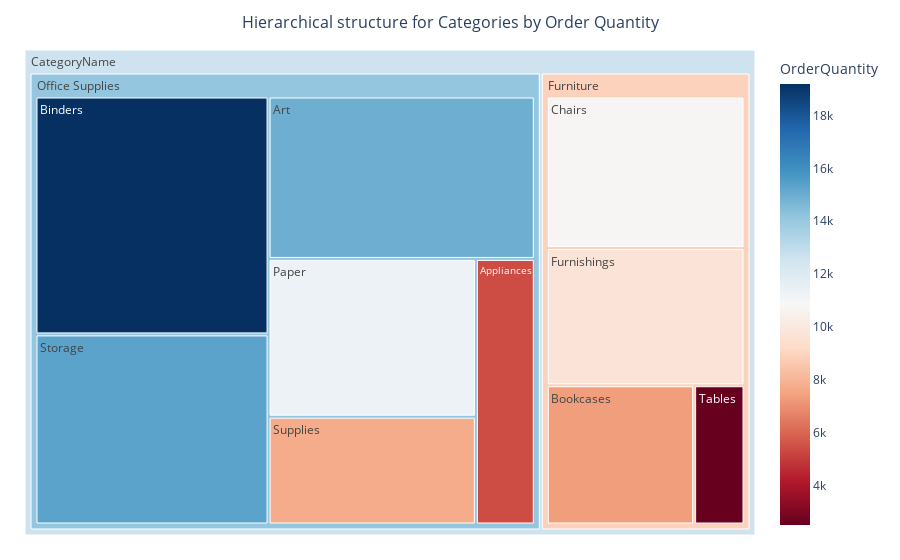
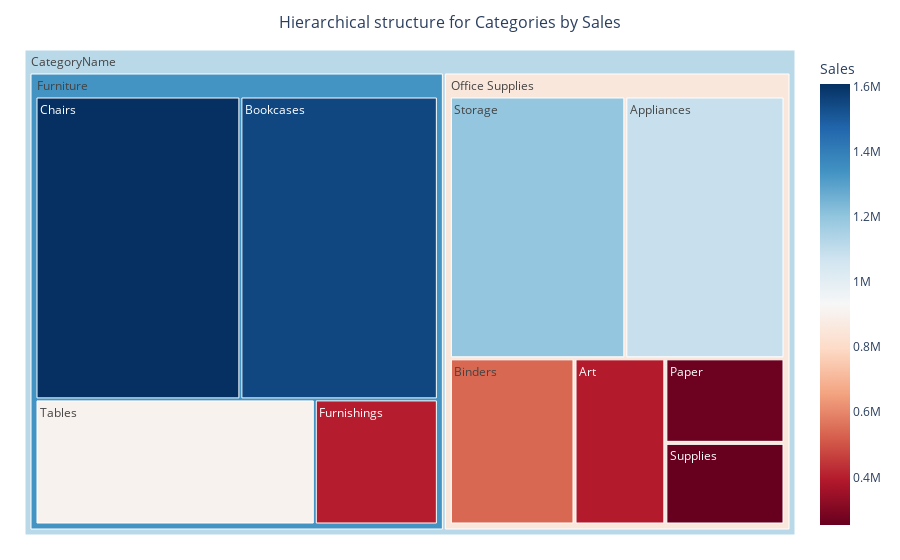

Notebook cell for these charts, in order:
### Markdown cell above
### <span style="color: green">Hierarchical structure for Categories by Order Quantity and Sales</span>

#### *<span style="color: green">Cấu trúc phân cấp cho từng ngành hàng theo số lượng đặt hàng và doanh số bán hàng</span>*

### Code cell
#create DataFrame between OrderQuantity and Sales by Category
df = data_mix.groupby(['CategoryName','SubcategoryName']).agg({'OrderQuantity': sum, 'Sales': sum})[['OrderQuantity','Sales']].reset_index()

#create treemap for Category by Order Quantity
import plotly.express as px
import numpy as np
fig = px.treemap(df, path=[px.Constant('CategoryName'),'CategoryName','SubcategoryName'], values='OrderQuantity',  
                 color="OrderQuantity", hover_data=['SubcategoryName'],color_continuous_scale='RdBu')
fig.update_layout(margin = dict(t=50, l=25, r=25, b=25),title_font_size=16,
    title={'text': "Hierarchical structure for Categories by Order Quantity",'x':0.5,'y':0.97,'xanchor': 'center','yanchor': 'top'})
fig.show()


#create treemap for Category by Sales
import plotly.express as px
import numpy as np
fig = px.treemap(df, path=[px.Constant('CategoryName'),'CategoryName','SubcategoryName'], values='Sales',  
                 color="Sales", hover_data=['SubcategoryName'],color_continuous_scale='RdBu')
fig.update_layout(margin = dict(t=50, l=25, r=25, b=25),title_font_size=16,
    title={'text': "Hierarchical structure for Categories by Sales",'x':0.5,'y':0.97,'xanchor': 'center','yanchor': 'top'})
fig.show()

### Figure 1 — Plotly figure (JSON) as saved in the notebook; plotly's stock layout.template omitted (floating-point values rounded to 4 significant figures)
{"data": [{"branchvalues": "total", "customdata": [["Appliances", 5417], ["Art", 14967], ["Binders", 19191], ["Bookcases", 7356], ["Chairs", 10739], ["Furnishings", 9727], ["Paper", 11322], ["Storage", 15336], ["Supplies", 7734], ["Tables", 2515], ["(?)", 8912.0], ["(?)", 14130.0], ["(?)", 12610.0]], "domain": {"x": [0, 1], "y": [0, 1]}, "hovertemplate": "labels=%{label}<br>OrderQuantity_sum=%{value}<br>parent=%{parent}<br>id=%{id}<br>SubcategoryName=%{customdata[0]}<br>OrderQuantity=%{color}<extra></extra>", "ids": ["CategoryName/Office Supplies/Appliances", "CategoryName/Office Supplies/Art", "CategoryName/Office Supplies/Binders", "CategoryName/Furniture/Bookcases", "CategoryName/Furniture/Chairs", "CategoryName/Furniture/Furnishings", "CategoryName/Office Supplies/Paper", "CategoryName/Office Supplies/Storage", "CategoryName/Office Supplies/Supplies", "CategoryName/Furniture/Tables", "CategoryName/Furniture", "CategoryName/Office Supplies", "CategoryName"], "labels": ["Appliances", "Art", "Binders", "Bookcases", "Chairs", "Furnishings", "Paper", "Storage", "Supplies", "Tables", "Furniture", "Office Supplies", "CategoryName"], "marker": {"coloraxis": "coloraxis", "colors": [5417, 14967, 19191, 7356, 10739, 9727, 11322, 15336, 7734, 2515, 8912.0, 14130.0, 12610.0]}, "name": "", "parents": ["CategoryName/Office Supplies", "CategoryName/Office Supplies", "CategoryName/Office Supplies", "CategoryName/Furniture", "CategoryName/Furniture", "CategoryName/Furniture", "CategoryName/Office Supplies", "CategoryName/Office Supplies", "CategoryName/Office Supplies", "CategoryName/Furniture", "CategoryName", "CategoryName", ""], "type": "treemap", "values": [5417, 14967, 19191, 7356, 10739, 9727, 11322, 15336, 7734, 2515, 30337, 73967, 104304]}], "layout": {"coloraxis": {"colorbar": {"title": {"text": "OrderQuantity"}}, "colorscale": [[0, "rgb(103,0,31)"], [0.1, "rgb(178,24,43)"], [0.2, "rgb(214,96,77)"], [0.3, "rgb(244,165,130)"], [0.4, "rgb(253,219,199)"], [0.5, "rgb(247,247,247)"], [0.6, "rgb(209,229,240)"], [0.7, "rgb(146,197,222)"], [0.8, "rgb(67,147,195)"], [0.9, "rgb(33,102,172)"], [1, "rgb(5,48,97)"]]}, "legend": {"tracegroupgap": 0}, "margin": {"b": 25, "l": 25, "r": 25, "t": 50}, "title": {"font": {"size": 16}, "text": "Hierarchical structure for Categories by Order Quantity", "x": 0.5, "xanchor": "center", "y": 0.97, "yanchor": "top"}}}

### Figure 2 — Plotly figure (JSON) as saved in the notebook; plotly's stock layout.template omitted (floating-point values rounded to 4 significant figures)
{"data": [{"branchvalues": "total", "customdata": [["Appliances", 1086000.0], ["Art", 393600.0], ["Binders", 540000.0], ["Bookcases", 1550000.0], ["Chairs", 1608000.0], ["Furnishings", 399100.0], ["Paper", 262600.0], ["Storage", 1198000.0], ["Supplies", 253600.0], ["Tables", 905700.0], ["(?)", 1338000.0], ["(?)", 855500.0], ["(?)", 1118000.0]], "domain": {"x": [0, 1], "y": [0, 1]}, "hovertemplate": "labels=%{label}<br>Sales_sum=%{value}<br>parent=%{parent}<br>id=%{id}<br>SubcategoryName=%{customdata[0]}<br>Sales=%{color}<extra></extra>", "ids": ["CategoryName/Office Supplies/Appliances", "CategoryName/Office Supplies/Art", "CategoryName/Office Supplies/Binders", "CategoryName/Furniture/Bookcases", "CategoryName/Furniture/Chairs", "CategoryName/Furniture/Furnishings", "CategoryName/Office Supplies/Paper", "CategoryName/Office Supplies/Storage", "CategoryName/Office Supplies/Supplies", "CategoryName/Furniture/Tables", "CategoryName/Furniture", "CategoryName/Office Supplies", "CategoryName"], "labels": ["Appliances", "Art", "Binders", "Bookcases", "Chairs", "Furnishings", "Paper", "Storage", "Supplies", "Tables", "Furniture", "Office Supplies", "CategoryName"], "marker": {"coloraxis": "coloraxis", "colors": [1086000.0, 393600.0, 540000.0, 1550000.0, 1608000.0, 399100.0, 262600.0, 1198000.0, 253600.0, 905700.0, 1338000.0, 855500.0, 1118000.0]}, "name": "", "parents": ["CategoryName/Office Supplies", "CategoryName/Office Supplies", "CategoryName/Office Supplies", "CategoryName/Furniture", "CategoryName/Furniture", "CategoryName/Furniture", "CategoryName/Office Supplies", "CategoryName/Office Supplies", "CategoryName/Office Supplies", "CategoryName/Furniture", "CategoryName", "CategoryName", ""], "type": "treemap", "values": [1086000.0, 393600.0, 540000.0, 1550000.0, 1608000.0, 399100.0, 262600.0, 1198000.0, 253600.0, 905700.0, 4464000.0, 3734000.0, 8198000.0]}], "layout": {"coloraxis": {"colorbar": {"title": {"text": "Sales"}}, "colorscale": [[0, "rgb(103,0,31)"], [0.1, "rgb(178,24,43)"], [0.2, "rgb(214,96,77)"], [0.3, "rgb(244,165,130)"], [0.4, "rgb(253,219,199)"], [0.5, "rgb(247,247,247)"], [0.6, "rgb(209,229,240)"], [0.7, "rgb(146,197,222)"], [0.8, "rgb(67,147,195)"], [0.9, "rgb(33,102,172)"], [1, "rgb(5,48,97)"]]}, "legend": {"tracegroupgap": 0}, "margin": {"b": 25, "l": 25, "r": 25, "t": 50}, "title": {"font": {"size": 16}, "text": "Hierarchical structure for Categories by Sales", "x": 0.5, "xanchor": "center", "y": 0.97, "yanchor": "top"}}}
